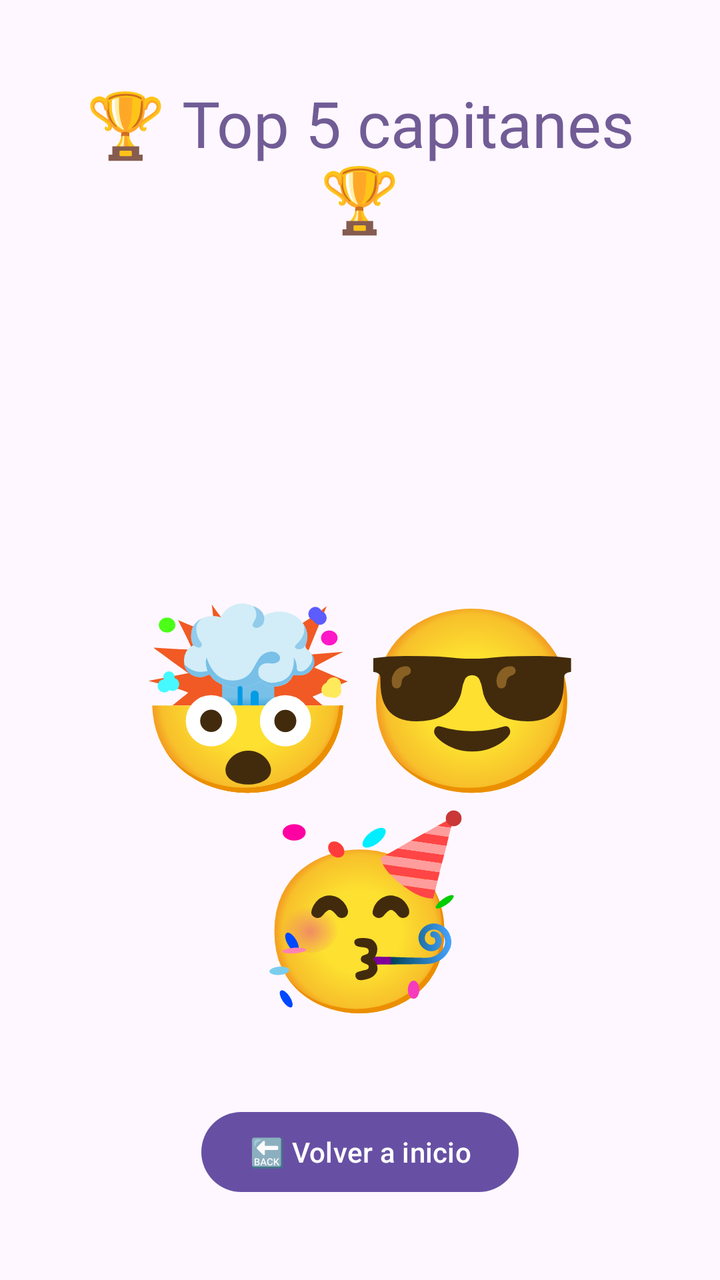
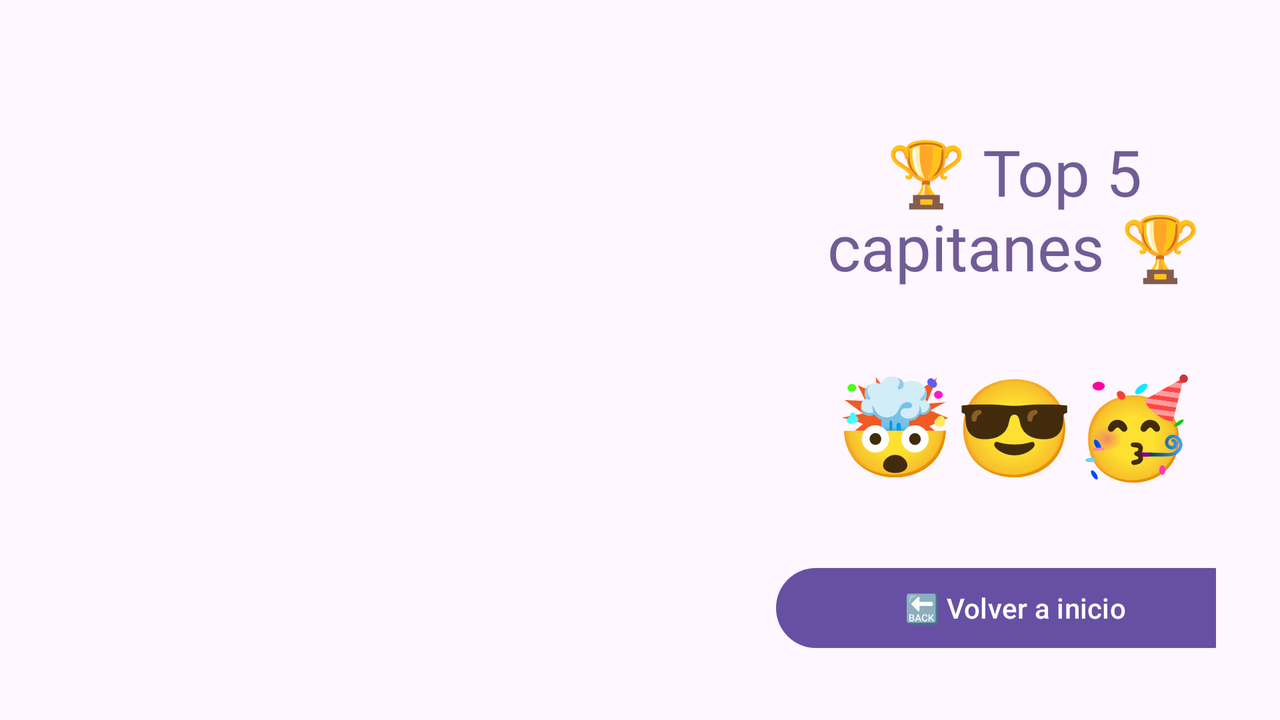

Two renders of one Android screen. The first uses the default layout on a phone; the second uses the alternative layout the repository ships for a different screen configuration, on a matching device. The two XML files are below.
<!-- AndroidManifest.xml: application theme Theme.Mini_Batalla_Naval -->
<!-- res/layout/activity_leaderboard.xml -->
<?xml version="1.0" encoding="utf-8"?>
<androidx.constraintlayout.widget.ConstraintLayout xmlns:android="http://schemas.android.com/apk/res/android"
    xmlns:app="http://schemas.android.com/apk/res-auto"
    xmlns:tools="http://schemas.android.com/tools"
    android:layout_width="match_parent"
    android:layout_height="match_parent"
    android:padding="32dp"
    tools:context=".LeaderboardActivity">

    <TextView
        android:id="@+id/tvLeaderboardTitulo"
        style="@style/estilo_titulo"
        android:layout_width="0dp"
        android:layout_height="wrap_content"
        android:layout_marginTop="8dp"
        android:text="@string/leaderboard_title"
        android:textAlignment="center"
        app:layout_constraintEnd_toEndOf="parent"
        app:layout_constraintStart_toStartOf="parent"
        app:layout_constraintTop_toTopOf="parent" />

    <LinearLayout
        android:id="@+id/llLeaderboardList"
        android:layout_width="0dp"
        android:layout_height="0dp"
        android:layout_gravity="center"
        android:layout_marginTop="32dp"
        android:layout_marginBottom="32dp"
        android:orientation="vertical"
        app:layout_constraintBottom_toTopOf="@+id/btnVolverLeaderboard"
        app:layout_constraintEnd_toEndOf="parent"
        app:layout_constraintStart_toStartOf="parent"
        app:layout_constraintTop_toBottomOf="@+id/tvLeaderboardTitulo">

        <TextView
            android:id="@+id/tvRank1"
            style="@style/estilo_leaderboard_tvRank"
            android:layout_width="match_parent"
            android:layout_height="wrap_content"
            android:layout_weight="1"
            android:lineSpacingExtra="4dp"
            android:textAlignment="textStart"
            tools:text=""
            app:layout_constraintTop_toBottomOf="@+id/tvLeaderboardTitulo"
            />

        <TextView
            android:id="@+id/tvRank2"
            style="@style/estilo_leaderboard_tvRank"
            android:layout_width="match_parent"
            android:layout_height="wrap_content"
            android:layout_weight="1"
            android:lineSpacingExtra="4dp"
            android:textAlignment="textStart"
            tools:text=""
            app:layout_constraintTop_toBottomOf="@+id/tvLeaderboardTitulo"
            />

        <TextView
            android:id="@+id/tvRank3"
            style="@style/estilo_leaderboard_tvRank"
            android:layout_width="match_parent"
            android:layout_height="wrap_content"
            android:layout_weight="1"
            android:lineSpacingExtra="4dp"
            android:textAlignment="textStart"
            tools:text=""
            app:layout_constraintTop_toBottomOf="@+id/tvLeaderboardTitulo"
            />

        <TextView
            android:id="@+id/tvRank4"
            style="@style/estilo_leaderboard_tvRank"
            android:layout_width="match_parent"
            android:layout_height="wrap_content"
            android:layout_weight="1"
            android:lineSpacingExtra="4dp"
            android:textAlignment="textStart"
            tools:text=""
            app:layout_constraintTop_toBottomOf="@+id/tvLeaderboardTitulo"
            />

        <TextView
            android:id="@+id/tvRank5"
            style="@style/estilo_leaderboard_tvRank"
            android:layout_width="match_parent"
            android:layout_height="wrap_content"
            android:layout_weight="1"
            android:lineSpacingExtra="4dp"
            android:textAlignment="textStart"
            tools:text=""
            app:layout_constraintTop_toBottomOf="@+id/tvLeaderboardTitulo"
            />
        <TextView
            android:layout_width="match_parent"
            android:layout_height="wrap_content"
            android:layout_marginTop="8dp"
            android:layout_marginBottom="8dp"
            android:text="@string/leaderboard_emojis"
            android:textSize="90sp"
            android:textAlignment="center"
            app:layout_constraintBottom_toBottomOf="parent"
            app:layout_constraintEnd_toEndOf="parent"
            app:layout_constraintStart_toStartOf="parent"
            />

    </LinearLayout>

    <Button
        android:id="@+id/btnVolverLeaderboard"
        android:layout_width="wrap_content"
        android:layout_height="wrap_content"
        android:layout_marginBottom="8dp"
        android:text="@string/button_back_to_home"
        app:layout_constraintBottom_toBottomOf="parent"
        app:layout_constraintEnd_toEndOf="parent"
        app:layout_constraintStart_toStartOf="parent" />

</androidx.constraintlayout.widget.ConstraintLayout>
<!-- resources referenced by this layout -->
<resources>
  <string name="button_back_to_home">🔙 Volver a inicio</string>
  <string name="leaderboard_emojis" translatable="false">🤯😎🥳</string>
  <string name="leaderboard_title">🏆 Top 5 capitanes 🏆</string>
  <style name="estilo_titulo">
          <item name="android:textSize">32sp</item>
          <item name="android:textColor">@color/colorPrimario</item>
          <item name="android:fontFamily">@font/pirata_one_regular</item>
      </style>
  <style name="Theme.Mini_Batalla_Naval" parent="Base.Theme.Mini_Batalla_Naval" />
  <color name="colorPrimario">#715c96</color>
  <style name="Base.Theme.Mini_Batalla_Naval" parent="Theme.Material3.DayNight.NoActionBar">
          
          
      </style>
</resources>
<!-- res/layout-land/activity_leaderboard.xml (the repository's variant of the layout above) -->
<!-- drawn on the phone turned sideways -->
<?xml version="1.0" encoding="utf-8"?>
<androidx.constraintlayout.widget.ConstraintLayout xmlns:android="http://schemas.android.com/apk/res/android"
    xmlns:app="http://schemas.android.com/apk/res-auto"
    xmlns:tools="http://schemas.android.com/tools"
    android:layout_width="match_parent"
    android:layout_height="match_parent"
    android:padding="32dp"
    tools:context=".LeaderboardActivity">

    
    <TextView
        android:id="@+id/tvLeaderboardTitulo"
        style="@style/estilo_titulo"
        android:layout_width="0dp"
        android:layout_height="wrap_content"
        android:text="@string/leaderboard_title"
        android:textAlignment="center"
        app:layout_constraintBottom_toBottomOf="parent"
        app:layout_constraintEnd_toEndOf="parent"
        app:layout_constraintHorizontal_bias="0.0"
        app:layout_constraintStart_toEndOf="@+id/guideline_vertical_center"
        app:layout_constraintTop_toTopOf="parent"
        app:layout_constraintVertical_bias="0.15" />

    <androidx.constraintlayout.widget.Guideline
        android:id="@+id/guideline_vertical_center"
        android:layout_width="wrap_content"
        android:layout_height="wrap_content"
        android:orientation="vertical"
        app:layout_constraintGuide_percent="0.65" />

    
    <LinearLayout
        android:id="@+id/llLeaderboardList"
        android:layout_width="0dp"
        android:layout_height="0dp"
        android:layout_margin="16dp"
        android:orientation="vertical"
        app:layout_constraintBottom_toBottomOf="parent"
        app:layout_constraintEnd_toStartOf="@+id/guideline_vertical_center"
        app:layout_constraintStart_toStartOf="parent"
        app:layout_constraintTop_toTopOf="parent">

        <TextView
            android:id="@+id/tvRank1"
            style="@style/estilo_leaderboard_tvRank"
            android:layout_width="match_parent"
            android:layout_height="0dp"
            android:layout_weight="1"
            tools:text=""
            android:textSize="20sp"
            android:textAlignment="textStart"/>

        <TextView
            android:id="@+id/tvRank2"
            style="@style/estilo_leaderboard_tvRank"
            android:layout_width="match_parent"
            android:layout_height="0dp"
            android:layout_weight="1"
            android:textSize="20sp"
            tools:text=""
            android:textAlignment="textStart"/>

        <TextView
            android:id="@+id/tvRank3"
            style="@style/estilo_leaderboard_tvRank"
            android:layout_width="match_parent"
            android:layout_height="0dp"
            android:layout_weight="1"
            android:textSize="20sp"
            tools:text=""
            android:textAlignment="textStart"/>

        <TextView
            android:id="@+id/tvRank4"
            style="@style/estilo_leaderboard_tvRank"
            android:layout_width="match_parent"
            android:layout_height="0dp"
            android:layout_weight="1"
            android:textSize="20sp"
            tools:text=""
            android:textAlignment="textStart"/>

        <TextView
            android:id="@+id/tvRank5"
            style="@style/estilo_leaderboard_tvRank"
            android:layout_width="match_parent"
            android:layout_height="0dp"
            android:layout_weight="1"
            android:textSize="20sp"
            tools:text=""
            android:textAlignment="textStart"/>
    </LinearLayout>

    <TextView
        android:layout_width="wrap_content"
        android:layout_height="0dp"
        android:gravity="center"
        android:text="@string/leaderboard_emojis"
        android:textSize="48sp"
        app:layout_constraintBottom_toTopOf="@+id/btnVolverLeaderboard"
        app:layout_constraintEnd_toEndOf="parent"
        app:layout_constraintStart_toEndOf="@+id/guideline_vertical_center"
        app:layout_constraintTop_toBottomOf="@+id/tvLeaderboardTitulo" />


    <Button
        android:id="@+id/btnVolverLeaderboard"
        android:layout_width="wrap_content"
        android:layout_height="wrap_content"
        android:paddingHorizontal="64dp"
        android:paddingVertical="8dp"
        android:text="@string/button_back_to_home"
        app:layout_constraintBottom_toBottomOf="parent"
        app:layout_constraintEnd_toEndOf="parent"
        app:layout_constraintTop_toTopOf="parent"
        app:layout_constraintStart_toStartOf="@+id/guideline_vertical_center"
        app:layout_constraintVertical_bias="1" />

</androidx.constraintlayout.widget.ConstraintLayout>
